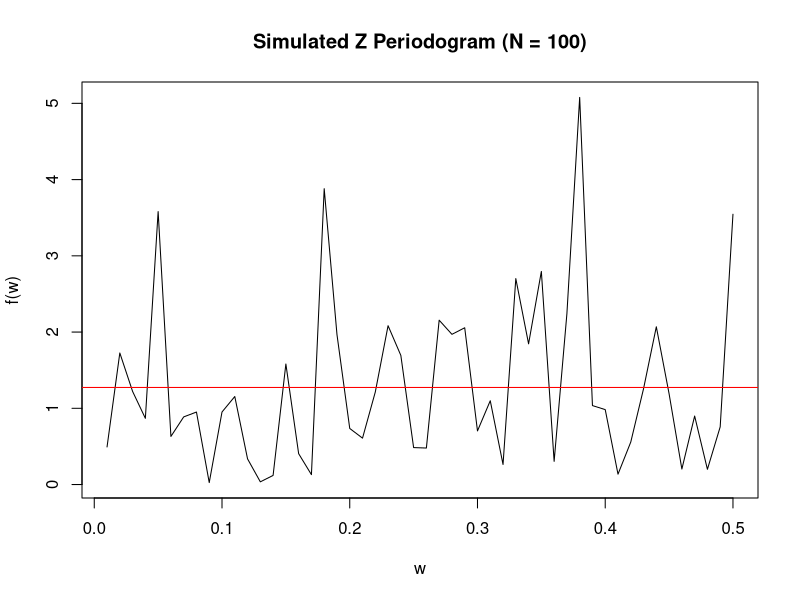
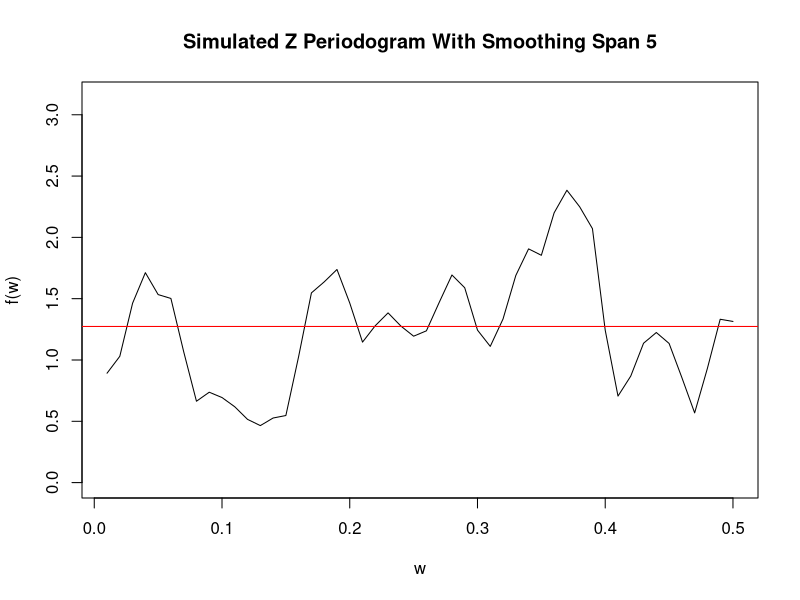
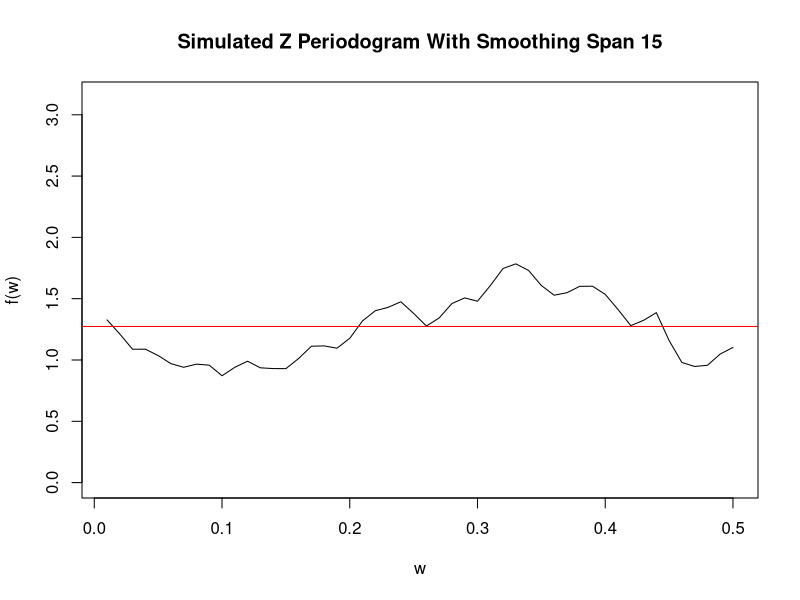
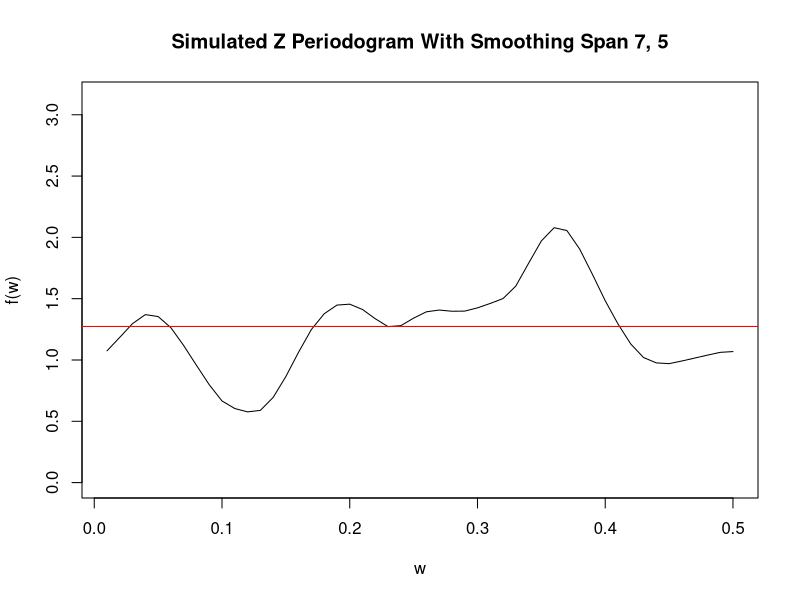
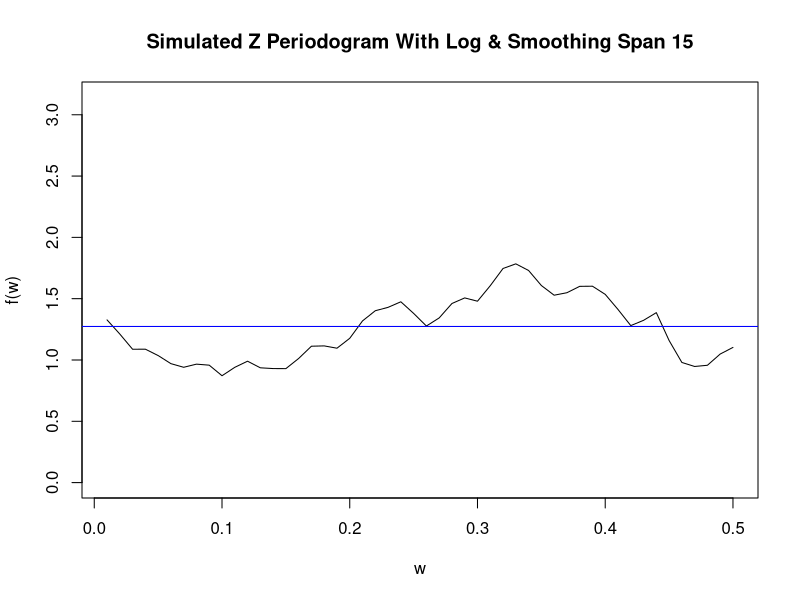
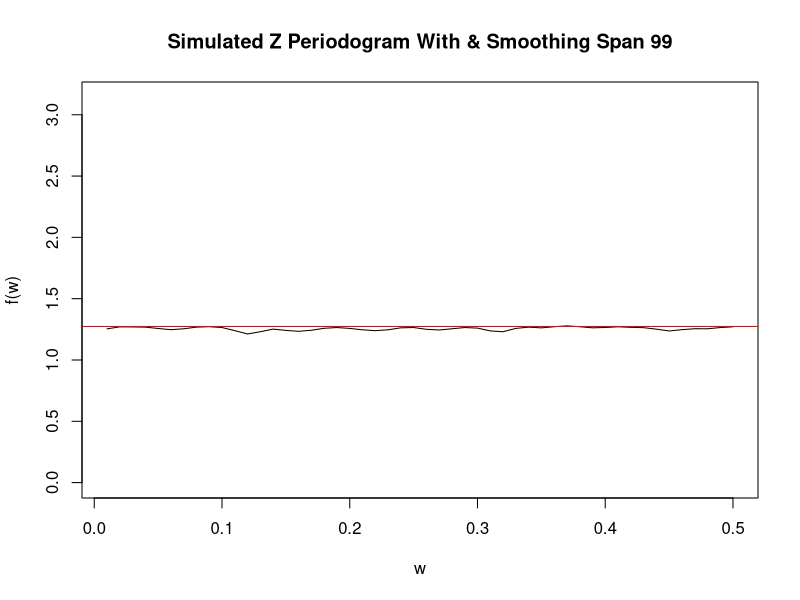
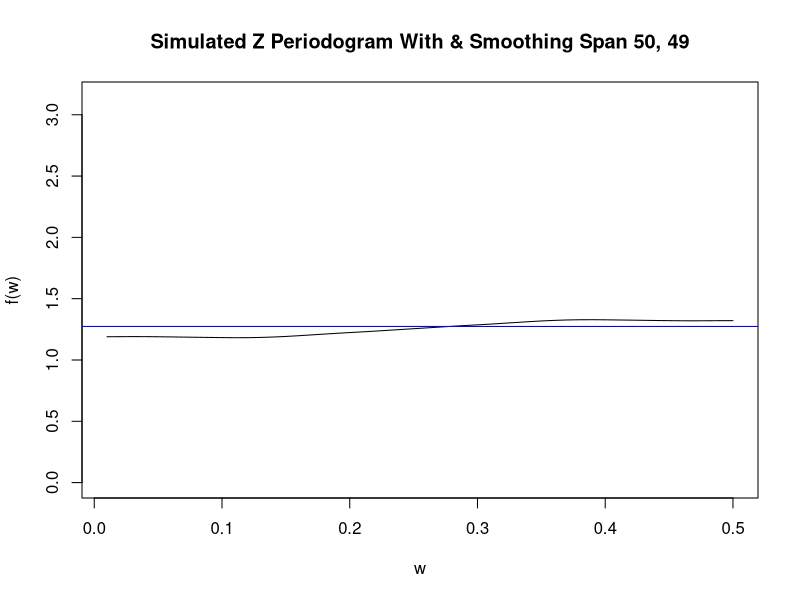
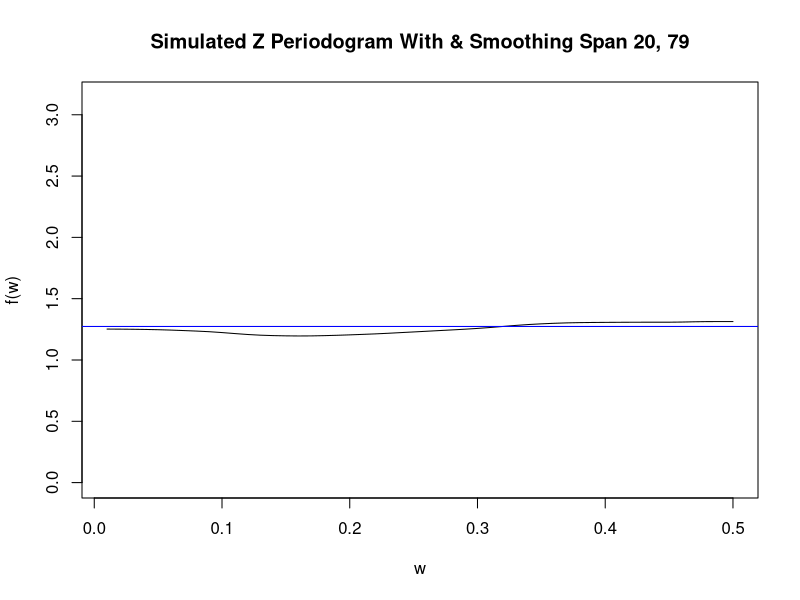

Write the R code that produced these figures, in order.
## ---- chunk 1
knitr::opts_chunk$set(echo = TRUE)
library(zoo)
library(tseries)
library(xts)
library(ggplot2)
library(knitr)
## ---- chunk 2
set.seed(1924)
WN = arima.sim(model = list(), n = 100, sd = 2)
f_w_WN = spec.pgram(WN, log = "no", plot = F)
plot(
  y = f_w_WN$spec / pi,
  x = f_w_WN$freq,
  type = 'l',
  ylab = "f(w)",
  xlab = "w",
  main = "Simulated Z Periodogram (N = 100)"
)
abline(h = 4 / pi, col = 'red')
## ---- chunk 3
f_i_WN = spec.pgram(WN, log = "no", plot = F, spans = c(5))
plot(
  y = f_i_WN$spec / pi,
  x = f_i_WN$freq,
  type = 'l',
  ylab = "f(w)",
  xlab = "w",
  main = "Simulated Z Periodogram With Smoothing Span 5",
  ylim = c(0, pi)
)
abline(h = 4 / pi, col = 'red')
## ---- chunk 4
f_ii_WN = spec.pgram(WN, log = "no", plot = F, spans = c(15))
plot(
  y = f_ii_WN$spec / pi,
  x = f_ii_WN$freq,
  type = 'l',
  ylab = "f(w)",
  xlab = "w",
  main = "Simulated Z Periodogram With Smoothing Span 15",
  ylim = c(0, pi)
)
abline(h = 4 / pi, col = 'red')
## ---- chunk 5
f_iii_WN = spec.pgram(WN, log = "no", plot = F, spans = c(7, 5))
plot(
  y = f_iii_WN$spec / pi,
  x = f_iii_WN$freq,
  type = 'l',
  ylab = "f(w)",
  xlab = "w",
  main = "Simulated Z Periodogram With Smoothing Span 7, 5",
  ylim = c(0, pi)
)
abline(h = 4 / pi, col = 'red')
## ---- chunk 6
f_i_WN = spec.pgram(WN,  plot = F, spans = c(15))
plot(
  y = f_i_WN$spec / pi,
  x = f_i_WN$freq,
  type = 'l',
  ylab = "f(w)",
  xlab = "w",
  main = "Simulated Z Periodogram With Log & Smoothing Span 15",
  ylim = c(0, pi)
)
abline(h = 4 / pi, col = 'blue')
## ---- chunk 7
f_i_WN = spec.pgram(WN, log = "no", plot = F, spans = c(99))
plot(
  y = f_i_WN$spec / pi,
  x = f_i_WN$freq,
  type = 'l',
  ylab = "f(w)",
  xlab = "w",
  main = "Simulated Z Periodogram With & Smoothing Span 99",
  ylim = c(0, pi)
)
abline(h = 4 / pi, col = 'red')
## ---- chunk 8
f_i_WN = spec.pgram(WN, plot = F, spans = c(50, 49))
plot(
  y = f_i_WN$spec / pi,
  x = f_i_WN$freq,
  type = 'l',
  ylab = "f(w)",
  xlab = "w",
  main = "Simulated Z Periodogram With & Smoothing Span 50, 49",
  ylim = c(0, pi)
)
abline(h = 4 / pi, col = 'blue')
## ---- chunk 9
f_i_WN = spec.pgram(WN, plot = F, spans = c(20, 79))
plot(
  y = f_i_WN$spec / pi,
  x = f_i_WN$freq,
  type = 'l',
  ylab = "f(w)",
  xlab = "w",
  main = "Simulated Z Periodogram With & Smoothing Span 20, 79",
  ylim = c(0, pi)
)
abline(h = 4 / pi, col = 'blue')
## ---- chunk 10
f = function(w){
  (7.24)/pi * (1 - (1.84*cos(w))/1.81)
}
## ---- chunk 11
set.seed(1924)
MA = arima.sim(model = list(ma = -0.9),
               n = 100,
               sd = 2)
f_w_MA = spec.pgram(MA, log = "no", plot = F)
plot(
  y = f_w_MA$spec / pi,
  x = f_w_MA$freq * (2 * pi),
  type = 'l',
  ylab = "f(w)",
  xlab = "w",
  main = "Simulated MA Periodogram (N = 100)"
)
lines(
  x = f_w_MA$freq * (2 * pi),
  y = f(f_w_MA$freq * (2 * pi)),
  col = 'red'
)
## ---- chunk 12
set.seed(1924)
f_i_MA = spec.pgram(MA, log = "no", plot = F, spans = c(5))
plot(
  y = f_i_MA$spec / pi,
  x = f_i_MA$freq * (2 * pi),
  type = 'l',
  ylab = "f(w)",
  xlab = "w",
  main = "Simulated MA Periodogram (N = 100), Span 5"
)
lines(
  x = f_w_MA$freq * (2 * pi),
  y = f(f_w_MA$freq * (2 * pi)),
  col = 'red'
)
## ---- chunk 13
set.seed(1924)
f_i_MA = spec.pgram(MA, log = "no", plot = F, spans = c(15))
plot(
  y = f_i_MA$spec / pi,
  x = f_i_MA$freq * (2 * pi),
  type = 'l',
  ylab = "f(w)",
  xlab = "w",
  main = "Simulated MA Periodogram (N = 100), Span 15"
)
lines(
  x = f_w_MA$freq * (2 * pi),
  y = f(f_w_MA$freq * (2 * pi)),
  col = 'red'
)
## ---- chunk 14
set.seed(1924)
f_i_MA = spec.pgram(MA, log = "no", plot = F, spans = c(7, 5))
plot(
  y = f_i_MA$spec / pi,
  x = f_i_MA$freq * (2 * pi),
  type = 'l',
  ylab = "f(w)",
  xlab = "w",
  main = "Simulated MA Periodogram (N = 100), Span 7, 5"
)
lines(
  x = f_w_MA$freq * (2 * pi),
  y = f(f_w_MA$freq * (2 * pi)),
  col = 'red'
)
## ---- chunk 15
set.seed(1924)
f_i_MA = spec.pgram(MA, log = "no", plot = F, spans = c(32))
plot(
  y = f_i_MA$spec / pi,
  x = f_i_MA$freq * (2 * pi),
  type = 'l',
  ylab = "f(w)",
  xlab = "w",
  main = "Simulated MA Periodogram (N = 100), Span 32",
  ylim = c(0, 2*pi)
)
lines(
  x = f_w_MA$freq * (2 * pi),
  y = f(f_w_MA$freq * (2 * pi)),
  col = 'red'
)
## ---- chunk 16
set.seed(1924) 
f_i_MA = spec.pgram(MA, log = "no", plot = F, spans = c(21, 33))
plot(
  y = f_i_MA$spec / pi,
  x = f_i_MA$freq * (2 * pi),
  type = 'l',
  ylab = "f(w)",
  xlab = "w",
  main = "Simulated MA Periodogram (N = 100), Span  c(28, 21)",
  ylim = c(0, 2*pi)
)
lines(
  x = f_w_MA$freq * (2 * pi),
  y = f(f_w_MA$freq * (2 * pi)),
  col = 'red'
)
